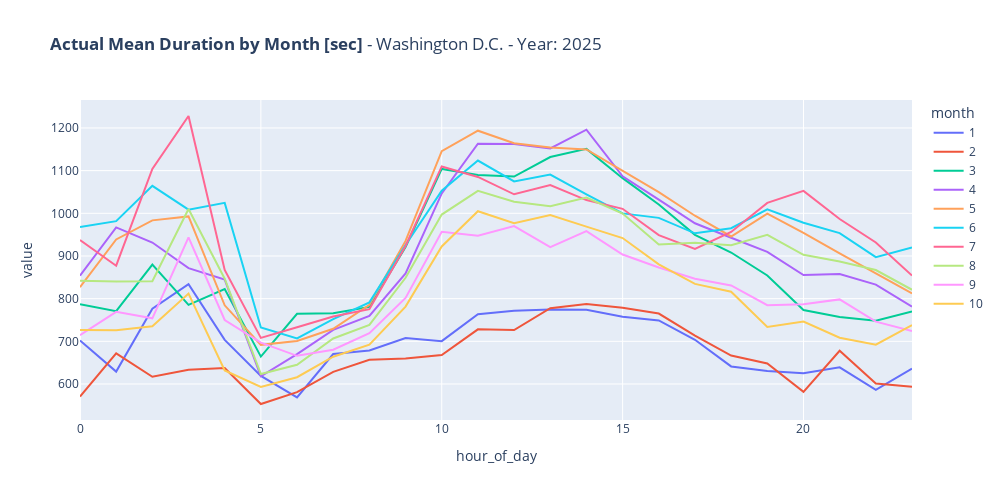

The notebook cell this image was saved under:
### Code cell
actual_month_means_washington = group_results_washington['actual'].mean().unstack(level='hour_of_day').T
fig = px.line(actual_month_means_washington, title=f"<b>Actual Mean Duration by Month [sec]</b> - Washington D.C. - Year: {year_to_test}", width=1000, height=500)

fig.show()

### Figure 1 — Plotly figure (JSON) as saved in the notebook; plotly's stock layout.template omitted (floating-point values rounded to 4 significant figures)
{"data": [{"hovertemplate": "month=1<br>hour_of_day=%{x}<br>value=%{y}<extra></extra>", "legendgroup": "1", "line": {"color": "#636efa", "dash": "solid"}, "marker": {"symbol": "circle"}, "mode": "lines", "name": "1", "orientation": "v", "showlegend": true, "type": "scatter", "x": [0, 1, 2, 3, 4, 5, 6, 7, 8, 9, 10, 11, 12, 13, 14, 15, 16, 17, 18, 19, 20, 21, 22, 23], "xaxis": "x", "y": [702.2, 629.1, 776.4, 833.8, 703.5, 619.0, 568.5, 670.2, 678.6, 707.7, 700.5, 763.4, 771.6, 774.3, 774.1, 757.5, 748.9, 703.6, 641.2, 630.2, 625.0, 639.1, 586.2, 635.9], "yaxis": "y"}, {"hovertemplate": "month=2<br>hour_of_day=%{x}<br>value=%{y}<extra></extra>", "legendgroup": "2", "line": {"color": "#EF553B", "dash": "solid"}, "marker": {"symbol": "circle"}, "mode": "lines", "name": "2", "orientation": "v", "showlegend": true, "type": "scatter", "x": [0, 1, 2, 3, 4, 5, 6, 7, 8, 9, 10, 11, 12, 13, 14, 15, 16, 17, 18, 19, 20, 21, 22, 23], "xaxis": "x", "y": [570.5, 671.8, 617.0, 633.6, 637.6, 553.2, 580.9, 628.4, 656.9, 659.6, 667.9, 728.0, 726.6, 777.6, 787.7, 778.8, 765.1, 713.2, 666.7, 648.0, 581.7, 677.9, 601.0, 593.8], "yaxis": "y"}, {"hovertemplate": "month=3<br>hour_of_day=%{x}<br>value=%{y}<extra></extra>", "legendgroup": "3", "line": {"color": "#00cc96", "dash": "solid"}, "marker": {"symbol": "circle"}, "mode": "lines", "name": "3", "orientation": "v", "showlegend": true, "type": "scatter", "x": [0, 1, 2, 3, 4, 5, 6, 7, 8, 9, 10, 11, 12, 13, 14, 15, 16, 17, 18, 19, 20, 21, 22, 23], "xaxis": "x", "y": [786.9, 770.6, 879.9, 785.4, 822.5, 664.2, 764.6, 766.0, 780.5, 921.0, 1104.0, 1090.0, 1086.0, 1132.0, 1151.0, 1082.0, 1021.0, 949.6, 908.1, 854.4, 773.5, 756.9, 748.3, 770.0], "yaxis": "y"}, {"hovertemplate": "month=4<br>hour_of_day=%{x}<br>value=%{y}<extra></extra>", "legendgroup": "4", "line": {"color": "#ab63fa", "dash": "solid"}, "marker": {"symbol": "circle"}, "mode": "lines", "name": "4", "orientation": "v", "showlegend": true, "type": "scatter", "x": [0, 1, 2, 3, 4, 5, 6, 7, 8, 9, 10, 11, 12, 13, 14, 15, 16, 17, 18, 19, 20, 21, 22, 23], "xaxis": "x", "y": [853.8, 966.9, 931.5, 871.4, 844.6, 617.9, 670.1, 726.8, 759.7, 859.0, 1047.0, 1163.0, 1162.0, 1152.0, 1196.0, 1087.0, 1032.0, 976.6, 942.6, 909.6, 855.5, 857.9, 833.0, 781.5], "yaxis": "y"}, {"hovertemplate": "month=5<br>hour_of_day=%{x}<br>value=%{y}<extra></extra>", "legendgroup": "5", "line": {"color": "#FFA15A", "dash": "solid"}, "marker": {"symbol": "circle"}, "mode": "lines", "name": "5", "orientation": "v", "showlegend": true, "type": "scatter", "x": [0, 1, 2, 3, 4, 5, 6, 7, 8, 9, 10, 11, 12, 13, 14, 15, 16, 17, 18, 19, 20, 21, 22, 23], "xaxis": "x", "y": [827.0, 938.7, 983.5, 992.8, 784.4, 691.8, 700.9, 729.5, 785.7, 935.3, 1145.0, 1194.0, 1164.0, 1154.0, 1150.0, 1099.0, 1049.0, 994.3, 945.7, 999.1, 954.3, 906.2, 859.0, 812.2], "yaxis": "y"}, {"hovertemplate": "month=6<br>hour_of_day=%{x}<br>value=%{y}<extra></extra>", "legendgroup": "6", "line": {"color": "#19d3f3", "dash": "solid"}, "marker": {"symbol": "circle"}, "mode": "lines", "name": "6", "orientation": "v", "showlegend": true, "type": "scatter", "x": [0, 1, 2, 3, 4, 5, 6, 7, 8, 9, 10, 11, 12, 13, 14, 15, 16, 17, 18, 19, 20, 21, 22, 23], "xaxis": "x", "y": [967.9, 981.7, 1064.0, 1009.0, 1024.0, 732.3, 706.7, 751.8, 791.3, 925.8, 1053.0, 1124.0, 1075.0, 1091.0, 1044.0, 999.8, 989.3, 953.1, 965.2, 1009.0, 977.7, 953.7, 897.4, 919.7], "yaxis": "y"}, {"hovertemplate": "month=7<br>hour_of_day=%{x}<br>value=%{y}<extra></extra>", "legendgroup": "7", "line": {"color": "#FF6692", "dash": "solid"}, "marker": {"symbol": "circle"}, "mode": "lines", "name": "7", "orientation": "v", "showlegend": true, "type": "scatter", "x": [0, 1, 2, 3, 4, 5, 6, 7, 8, 9, 10, 11, 12, 13, 14, 15, 16, 17, 18, 19, 20, 21, 22, 23], "xaxis": "x", "y": [937.5, 877.2, 1104.0, 1228.0, 867.4, 708.1, 732.8, 758.1, 775.3, 923.4, 1110.0, 1085.0, 1045.0, 1066.0, 1031.0, 1011.0, 948.9, 916.4, 956.2, 1024.0, 1053.0, 986.7, 931.7, 854.1], "yaxis": "y"}, {"hovertemplate": "month=8<br>hour_of_day=%{x}<br>value=%{y}<extra></extra>", "legendgroup": "8", "line": {"color": "#B6E880", "dash": "solid"}, "marker": {"symbol": "circle"}, "mode": "lines", "name": "8", "orientation": "v", "showlegend": true, "type": "scatter", "x": [0, 1, 2, 3, 4, 5, 6, 7, 8, 9, 10, 11, 12, 13, 14, 15, 16, 17, 18, 19, 20, 21, 22, 23], "xaxis": "x", "y": [841.7, 840.2, 840.7, 1010.0, 846.7, 623.3, 645.1, 706.8, 738.5, 849.0, 997.1, 1053.0, 1027.0, 1017.0, 1037.0, 999.4, 926.9, 931.2, 925.4, 949.5, 902.7, 887.2, 867.2, 820.9], "yaxis": "y"}, {"hovertemplate": "month=9<br>hour_of_day=%{x}<br>value=%{y}<extra></extra>", "legendgroup": "9", "line": {"color": "#FF97FF", "dash": "solid"}, "marker": {"symbol": "circle"}, "mode": "lines", "name": "9", "orientation": "v", "showlegend": true, "type": "scatter", "x": [0, 1, 2, 3, 4, 5, 6, 7, 8, 9, 10, 11, 12, 13, 14, 15, 16, 17, 18, 19, 20, 21, 22, 23], "xaxis": "x", "y": [714.3, 769.2, 754.0, 943.8, 750.0, 696.9, 666.0, 680.3, 718.9, 801.8, 956.8, 947.3, 969.9, 920.8, 958.1, 903.4, 872.9, 846.9, 830.8, 784.8, 786.7, 798.2, 746.2, 724.0], "yaxis": "y"}, {"hovertemplate": "month=10<br>hour_of_day=%{x}<br>value=%{y}<extra></extra>", "legendgroup": "10", "line": {"color": "#FECB52", "dash": "solid"}, "marker": {"symbol": "circle"}, "mode": "lines", "name": "10", "orientation": "v", "showlegend": true, "type": "scatter", "x": [0, 1, 2, 3, 4, 5, 6, 7, 8, 9, 10, 11, 12, 13, 14, 15, 16, 17, 18, 19, 20, 21, 22, 23], "xaxis": "x", "y": [726.3, 726.0, 735.5, 812.0, 631.7, 593.0, 615.9, 664.0, 692.4, 781.4, 922.3, 1005.0, 976.7, 995.8, 968.8, 942.0, 880.5, 834.7, 816.4, 733.7, 746.3, 708.5, 692.0, 738.1], "yaxis": "y"}], "layout": {"height": 500, "legend": {"title": {"text": "month"}, "tracegroupgap": 0}, "title": {"text": "<b>Actual Mean Duration by Month [sec]</b> - Washington D.C. - Year: 2025"}, "width": 1000, "xaxis": {"anchor": "y", "domain": [0, 1], "title": {"text": "hour_of_day"}}, "yaxis": {"anchor": "x", "domain": [0, 1], "title": {"text": "value"}}}}
